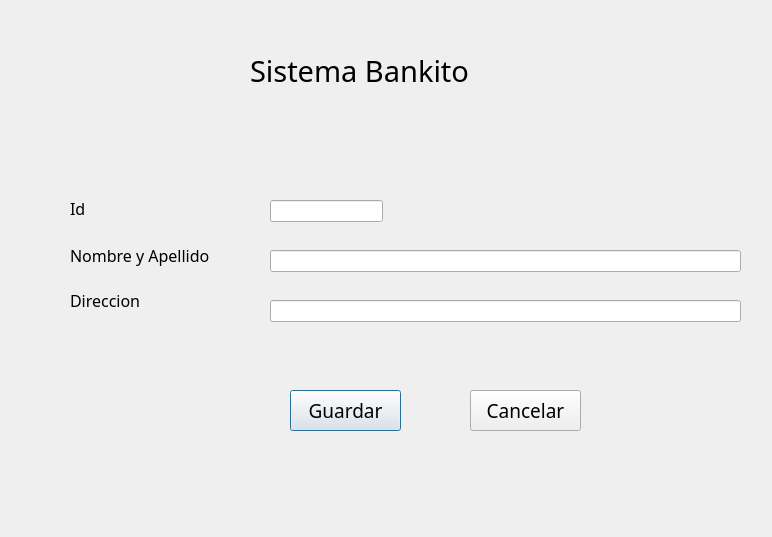
<?xml version="1.0" encoding="UTF-8"?>
<ui version="4.0">
 <class>ventanaNuevoCliente</class>
 <widget class="QDialog" name="ventanaNuevoCliente">
  <property name="geometry">
   <rect>
    <x>0</x>
    <y>0</y>
    <width>772</width>
    <height>537</height>
   </rect>
  </property>
  <property name="windowTitle">
   <string>Sistema BANKITO - Ingreso de Nuevos clientes</string>
  </property>
  <widget class="QLabel" name="label">
   <property name="geometry">
    <rect>
     <x>250</x>
     <y>30</y>
     <width>311</width>
     <height>81</height>
    </rect>
   </property>
   <property name="font">
    <font>
     <family>Noto Sans Cond</family>
     <pointsize>22</pointsize>
    </font>
   </property>
   <property name="text">
    <string>Sistema Bankito </string>
   </property>
  </widget>
  <widget class="QLabel" name="label_2">
   <property name="geometry">
    <rect>
     <x>70</x>
     <y>200</y>
     <width>55</width>
     <height>16</height>
    </rect>
   </property>
   <property name="font">
    <font>
     <family>Noto Sans</family>
     <pointsize>12</pointsize>
    </font>
   </property>
   <property name="text">
    <string>Id</string>
   </property>
  </widget>
  <widget class="QLabel" name="label_3">
   <property name="geometry">
    <rect>
     <x>70</x>
     <y>240</y>
     <width>191</width>
     <height>31</height>
    </rect>
   </property>
   <property name="font">
    <font>
     <family>Noto Sans</family>
     <pointsize>12</pointsize>
    </font>
   </property>
   <property name="text">
    <string>Nombre y Apellido</string>
   </property>
  </widget>
  <widget class="QLabel" name="label_4">
   <property name="geometry">
    <rect>
     <x>70</x>
     <y>290</y>
     <width>111</width>
     <height>21</height>
    </rect>
   </property>
   <property name="font">
    <font>
     <family>Noto Sans</family>
     <pointsize>12</pointsize>
    </font>
   </property>
   <property name="text">
    <string>Direccion</string>
   </property>
  </widget>
  <widget class="QLineEdit" name="txtid">
   <property name="geometry">
    <rect>
     <x>270</x>
     <y>200</y>
     <width>113</width>
     <height>22</height>
    </rect>
   </property>
  </widget>
  <widget class="QLineEdit" name="txtNombre">
   <property name="geometry">
    <rect>
     <x>270</x>
     <y>250</y>
     <width>471</width>
     <height>22</height>
    </rect>
   </property>
  </widget>
  <widget class="QLineEdit" name="txtDomicilio">
   <property name="geometry">
    <rect>
     <x>270</x>
     <y>300</y>
     <width>471</width>
     <height>22</height>
    </rect>
   </property>
  </widget>
  <widget class="QPushButton" name="btnGuardar">
   <property name="geometry">
    <rect>
     <x>290</x>
     <y>390</y>
     <width>111</width>
     <height>41</height>
    </rect>
   </property>
   <property name="font">
    <font>
     <family>Alef</family>
     <pointsize>14</pointsize>
    </font>
   </property>
   <property name="text">
    <string>Guardar</string>
   </property>
  </widget>
  <widget class="QPushButton" name="btnCancelar">
   <property name="geometry">
    <rect>
     <x>470</x>
     <y>390</y>
     <width>111</width>
     <height>41</height>
    </rect>
   </property>
   <property name="font">
    <font>
     <family>Alef</family>
     <pointsize>14</pointsize>
    </font>
   </property>
   <property name="text">
    <string>Cancelar</string>
   </property>
  </widget>
 </widget>
 <resources/>
 <connections/>
</ui>
